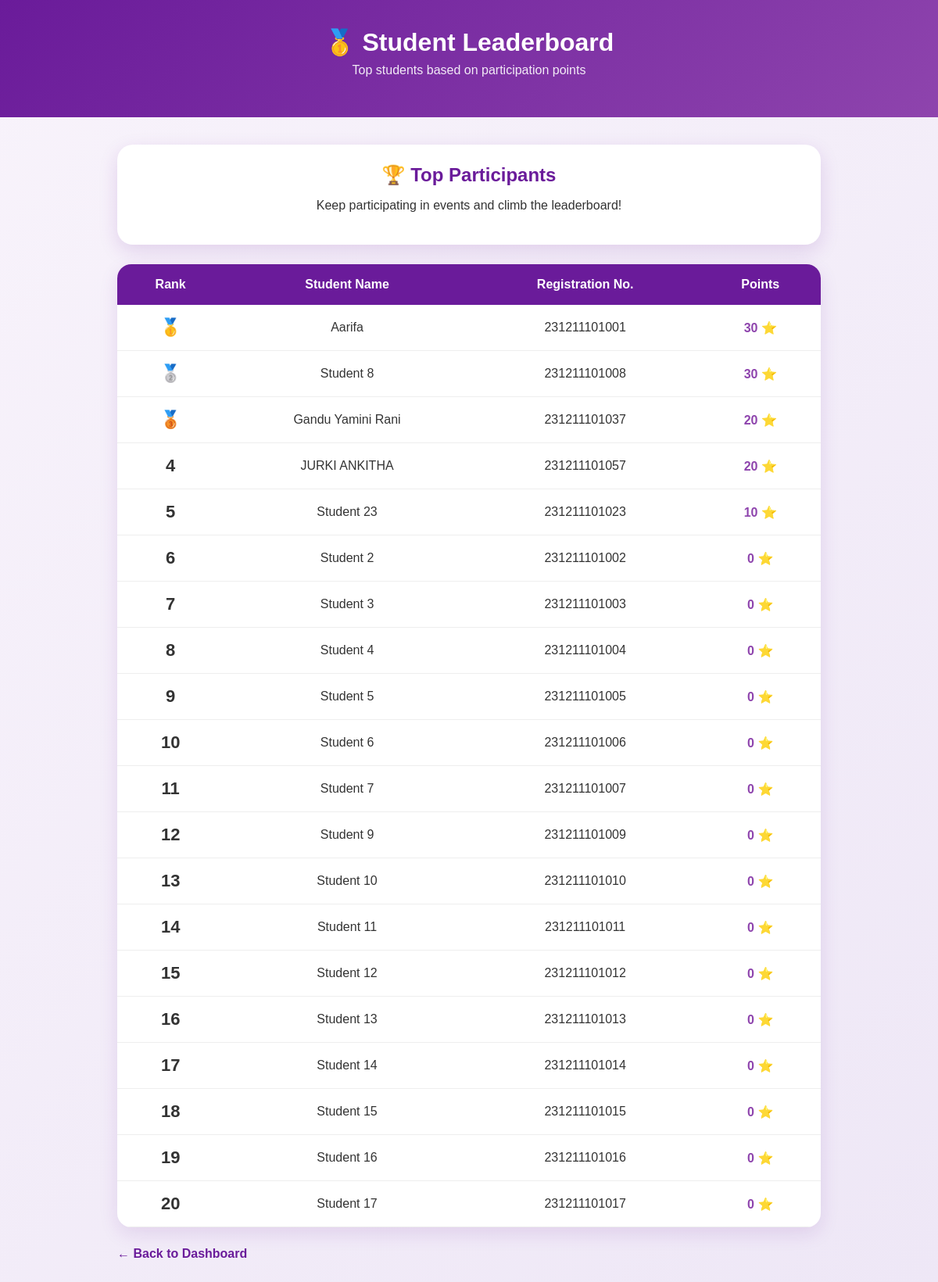
Screenshot of /leaderboard (signed in) with the database file from the repository.
### tables this page shows
CREATE TABLE students (
            id INTEGER PRIMARY KEY AUTOINCREMENT,
            registration_no TEXT UNIQUE,
            name TEXT NOT NULL,
            email TEXT UNIQUE NOT NULL,
            department TEXT
        );

### app.py (the view)
@app.route("/leaderboard")
def leaderboard():
    if "student_id" not in session:
        return redirect("/login")
    conn = get_db()
    leaderboard_data = conn.execute(
        """
        SELECT
            students.name,
            students.registration_no,
            COALESCE(SUM(participation_points.points), 0) AS total_points
        FROM students
        LEFT JOIN participation_points
        ON students.id = participation_points.student_id
        GROUP BY students.id
        ORDER BY total_points DESC
        LIMIT 20
        """
    ).fetchall()
    conn.close()
    return render_template(
        "leaderboard.html",
        leaderboard=leaderboard_data
    )

### app.py (called while the page is built)
def get_db():
    conn = sqlite3.connect(DATABASE)
    conn.row_factory = sqlite3.Row
    return conn

### templates/leaderboard.html (shortened to what this page needs)
<!DOCTYPE html>
<html lang="en">
<head>
</head>
<body>
<header>
    <h1>🥇 Student Leaderboard</h1>
    <p>Top students based on participation points</p>
</header>
<div class="container">
    <div class="top-card">
        <h2>🏆 Top Participants</h2>
        <p>Keep participating in events and climb the leaderboard!</p>
    </div>
    {% if leaderboard %}
    <table>
        <tr>
            <th>Rank</th>
            <th>Student Name</th>
            <th>Registration No.</th>
            <th>Points</th>
        </tr>
        {% for student in leaderboard %}
        <tr>
            <td class="rank">
                {% if loop.index == 1 %}
                    🥇
                {% elif loop.index == 2 %}
                    🥈
                {% elif loop.index == 3 %}
                    🥉
                {% else %}
                    {{ loop.index }}
                {% endif %}
            </td>
            <td>{{ student['name'] }}</td>
            <td>{{ student['registration_no'] }}</td>
            <td class="points">
                {{ student['total_points'] }} ⭐
            </td>
        </tr>
        {% endfor %}
    </table>
    {% else %}
    <div class="empty">
        <h3>No participation data yet</h3>
        <p>Students will appear here after participating in events.</p>
    </div>
    {% endif %}
    <a href="/dashboard" class="back">← Back to Dashboard</a>
</div>
</body>
</html>

### templates/leaderboard.html (style rules this page uses)
* { box-sizing: border-box; }
body { margin: 0; font-family: Arial, sans-serif; background: linear-gradient(135deg, #f8f3fb, #eee7f6); color: #333; }
header { background: linear-gradient(135deg, #6a1b9a, #8e44ad); color: white; text-align: center; padding: 35px 20px; }
header h1 { margin: 0; font-size: 32px; }
header p { margin-top: 8px; opacity: 0.9; }
.container { width: 92%; max-width: 900px; margin: 35px auto; }
.top-card { background: white; border-radius: 20px; padding: 25px; text-align: center; box-shadow: 0 8px 25px rgba(106,27,154,0.15); margin-bottom: 25px; }
.top-card h2 { color: #6a1b9a; margin: 0 0 8px; }
table { width: 100%; border-collapse: collapse; background: white; border-radius: 18px; overflow: hidden; box-shadow: 0 8px 25px rgba(106,27,154,0.12); }
th { background: #6a1b9a; color: white; padding: 17px; text-align: center; }
td { padding: 16px; text-align: center; border-bottom: 1px solid #eee; }
.rank { font-size: 22px; font-weight: bold; }
.points { font-weight: bold; color: #8e44ad; }
.back { display: inline-block; margin-top: 25px; text-decoration: none; color: #6a1b9a; font-weight: bold; }

### rows the page displays
students: name "Aarifa", registration_no "231211101001", total_points "30"
students: name "Student 8", registration_no "231211101008", total_points "30"
students: name "Gandu Yamini Rani", registration_no "231211101037", total_points "20"
students: name "JURKI ANKITHA", registration_no "231211101057", total_points "20"
students: name "Student 23", registration_no "231211101023", total_points "10"
students: name "Student 2", registration_no "231211101002", total_points "0"
students: name "Student 3", registration_no "231211101003", total_points "0"
students: name "Student 4", registration_no "231211101004", total_points "0"
students: name "Student 5", registration_no "231211101005", total_points "0"
students: name "Student 6", registration_no "231211101006", total_points "0"
students: name "Student 7", registration_no "231211101007", total_points "0"
students: name "Student 9", registration_no "231211101009", total_points "0"
students: name "Student 10", registration_no "231211101010", total_points "0"
students: name "Student 11", registration_no "231211101011", total_points "0"
students: name "Student 12", registration_no "231211101012", total_points "0"
students: name "Student 13", registration_no "231211101013", total_points "0"
students: name "Student 14", registration_no "231211101014", total_points "0"
students: name "Student 15", registration_no "231211101015", total_points "0"
students: name "Student 16", registration_no "231211101016", total_points "0"
students: name "Student 17", registration_no "231211101017", total_points "0"
